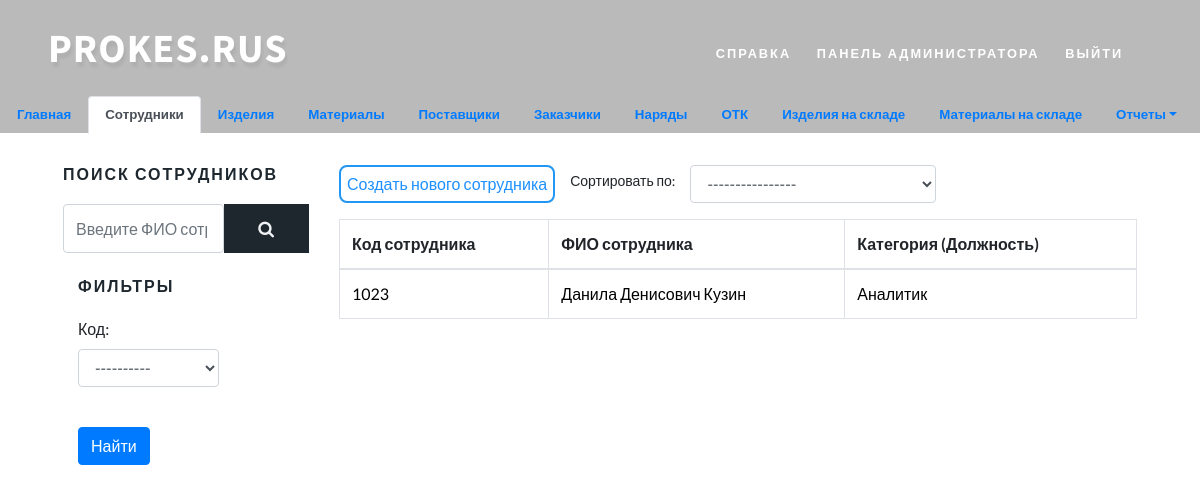
The page /worker_list/ (signed in) on the database its author committed.
### prokes/models.py (models this page shows, shortened)
class Workers(models.Model):
    code = models.IntegerField('Код сотрудника', unique=True)
    name = models.CharField('ФИО', max_length=100)
    email = models.EmailField('Email', blank=True)
    phone_number = models.CharField('Номер телефона', max_length=11, default='8')
    birthday = models.DateField('Дата рождения')
    category = models.CharField('Категория', max_length=50)
    salary = models.PositiveIntegerField('Оклад', help_text='Вводить в рублях')
    class Meta:
        verbose_name = 'Сотрудник'
        verbose_name_plural = 'Сотрудники'

### prokes/views.py (the view)
# urls.py: path("worker_list/", login_required(login_url='login')(views.WorkerListView.as_view()), name="workers_list"),
class WorkerListView(WorkerCategory, ListView):
    model = Workers
    queryset = Workers.objects.all()
    template_name = "workers/worker_list.html"

### prokes/views.py (called while the page is built)
    def get_category(self):
        return Workers.objects.values("category").distinct()

### templates/workers/worker_list.html (shortened to what this page needs)
{% extends 'workers/base.html' %}
{% block worker %}
    {% include 'include/sidebars/worker_sidebar.html' %}
    <div class="left-ads-display col-lg-9">
        <div class="form-group row">
            <input type="button" style="margin-left: 15px" class="bitbutton info" onclick='location.href="{% url "workers_create" %}"' value="Создать нового сотрудника">
            <label style="margin-left: 15px" for="id_worker_select" class="col-form-label col-form-label-sm">Сортировать по:</label>
            <div class="col-sm-4">
                <select id="id_select_sort" data-sort-url="{% url 'worker_ajax' %}" class="form-control">
                    <option value="0">----------------</option>
                </select>
            </div>
        </div>
        <div class="" id="id_content" style="margin-top: 15px">
            <div class="table-responsive">
                <table border="1px" class="table table-bordered table-hover">
                    <thead>
                    <th>Код сотрудника</th>
                    <th>ФИО сотрудника</th>
                    <th>Категория (Должность)</th>
                    </thead>
                    <tbody>
                    {% for worker in workers_list %}
                        <tr>
                            <td><a href="{{ worker.code }}" title="Перейти на страницу сотрудника {{ worker.code }}">{{ worker.code }}</a></td>
                            <td><a href="{{ worker.code }}" title="Перейти на страницу сотрудника {{ worker.code }}">{{ worker.name }}</a></td>
                            <td><a href="{{ worker.code }}" title="Перейти на страницу сотрудника {{ worker.code }}">{{ worker.category }}</a></td>
                        </tr>
                    {% endfor %}
                    </tbody>
                </table>
            </div>
        </div>
    </div>
{% endblock worker %}

### static/css/style.css (style rules this page uses)
html, body { margin: 0; font-size: 100%; background: #fff; font-family: 'Lato', sans-serif; scroll-behavior: smooth; }
body a { text-decoration: none; transition: 0.5s all; -webkit-transition: 0.5s all; -moz-transition: 0.5s all; -o-transition: 0.5s all; -ms-transition: 0.5s all; }
input[type="button"], input[type="submit"], input[type="text"], input[type="email"], input[type="search"] { transition: 0.5s all; -webkit-transition: 0.5s all; -moz-transition: 0.5s all; -o-transition: 0.5s all; -ms-transition: 0.5s all; font-family: 'Source Sans Pro', sans-serif; }

### templates/base.html (style rules this page uses)
body, html { margin: 0; padding: 0; height: 100%; width: 100%; }

### templates/workers/worker_list.html (style rules this page uses)
a { color: black; }

### rows shown on the page
Workers: code "1023", name "Данила Денисович Кузин", category "Аналитик"
